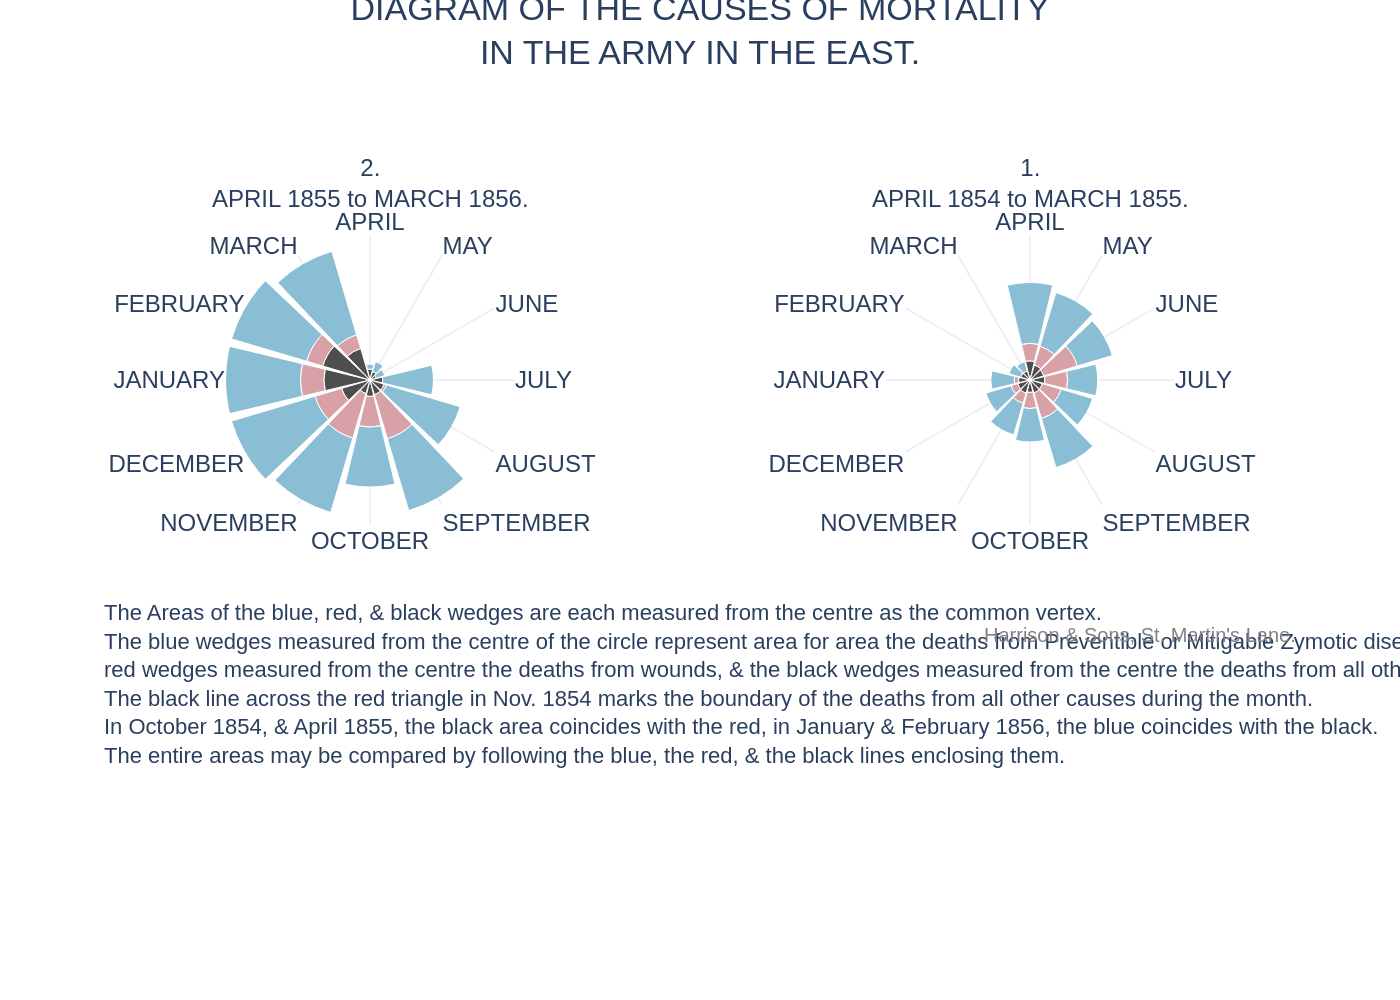

This chart was generated by the following Python code:
import sys
import json
import pathlib
import plotly.graph_objects as go

# Check for command-line argument
if len(sys.argv) != 2:
    print("Usage: python create_chart.py <path_to_json_file>")
    sys.exit(1)

# Get JSON file path from command-line argument
json_path = pathlib.Path(sys.argv[1])

# Check if the JSON file exists
if not json_path.is_file():
    print(f"Error: JSON file not found at {json_path}")
    sys.exit(1)

# Read and parse the JSON file
with open(json_path, 'r', encoding='utf-8') as f:
    chart_config = json.load(f)

# Extract data from the JSON object
chart_data = chart_config['chart_data']
texts = chart_config['texts']
colors = chart_config['colors']
chart1_data = chart_data['chart1']
chart2_data = chart_data['chart2']

# Create a figure object
fig = go.Figure()

# Add traces for the first chart (1855-1856) on the left subplot
for series in reversed(chart1_data['series']): # Reverse to stack correctly (bottom layer first)
    fig.add_trace(go.Barpolar(
        r=series['data'],
        theta=chart1_data['categories'],
        name=series['name'],
        marker_color=colors[series['name']],
        subplot="polar"
    ))

# Add traces for the second chart (1854-1855) on the right subplot
for series in reversed(chart2_data['series']):
    fig.add_trace(go.Barpolar(
        r=series['data'],
        theta=chart2_data['categories'],
        name=series['name'],
        marker_color=colors[series['name']],
        subplot="polar2"
    ))

# Configure the layout of the figure
fig.update_layout(
    title={
        'text': texts['main_title'],
        'y': 0.98,
        'x': 0.5,
        'xanchor': 'center',
        'yanchor': 'top'
    },
    template="plotly_white",
    showlegend=False,
    font_family="Arial",
    width=1200,
    height=800,
    margin=dict(l=50, r=50, t=100, b=220),
    barmode='stack',

    # Configure the left polar subplot
    polar=dict(
        domain=dict(x=[0, 0.45], y=[0.1, 0.9]),
        hole=0,
        radialaxis=dict(
            visible=False,
            showticklabels=False,
            showline=False,
            range=[0, 35] # Set common range for comparison
        ),
        angularaxis=dict(
            direction="clockwise",
            rotation=90,
            tickvals=list(range(12)),
            ticktext=chart1_data['categories'],
            showline=False,
            showticklabels=True
        )
    ),

    # Configure the right polar subplot
    polar2=dict(
        domain=dict(x=[0.55, 1], y=[0.1, 0.9]),
        hole=0,
        radialaxis=dict(
            visible=False,
            showticklabels=False,
            showline=False,
            range=[0, 35] # Set common range for comparison
        ),
        angularaxis=dict(
            direction="clockwise",
            rotation=90,
            tickvals=list(range(12)),
            ticktext=chart2_data['categories'],
            showline=False,
            showticklabels=True
        )
    )
)

# Add annotations for subtitles, description, and source
fig.add_annotation(
    x=0.225, y=0.95, xref="paper", yref="paper",
    text=texts['title2'], showarrow=False,
    font=dict(family="Arial", size=12),
    xanchor='center', yanchor='bottom',
    align='center'
)
fig.add_annotation(
    x=0.775, y=0.95, xref="paper", yref="paper",
    text=texts['title1'], showarrow=False,
    font=dict(family="Arial", size=12),
    xanchor='center', yanchor='bottom',
    align='center'
)
fig.add_annotation(
    x=0, y=-0.1, xref="paper", yref="paper",
    text=texts['description'], showarrow=False,
    font=dict(family="Arial", size=11),
    xanchor='left', yanchor='top',
    align='left'
)
fig.add_annotation(
    x=1.0, y=-0.25, xref="paper", yref="paper",
    text=texts['source'], showarrow=False,
    font=dict(family="Arial", size=10, color="grey"),
    xanchor='right', yanchor='bottom',
    align='right'
)

# Generate the output filename from the input JSON path
output_filename = json_path.stem + ".png"

# Save the figure to a PNG file
fig.write_image(output_filename, scale=2)

print(f"Chart successfully generated and saved to {output_filename}")
